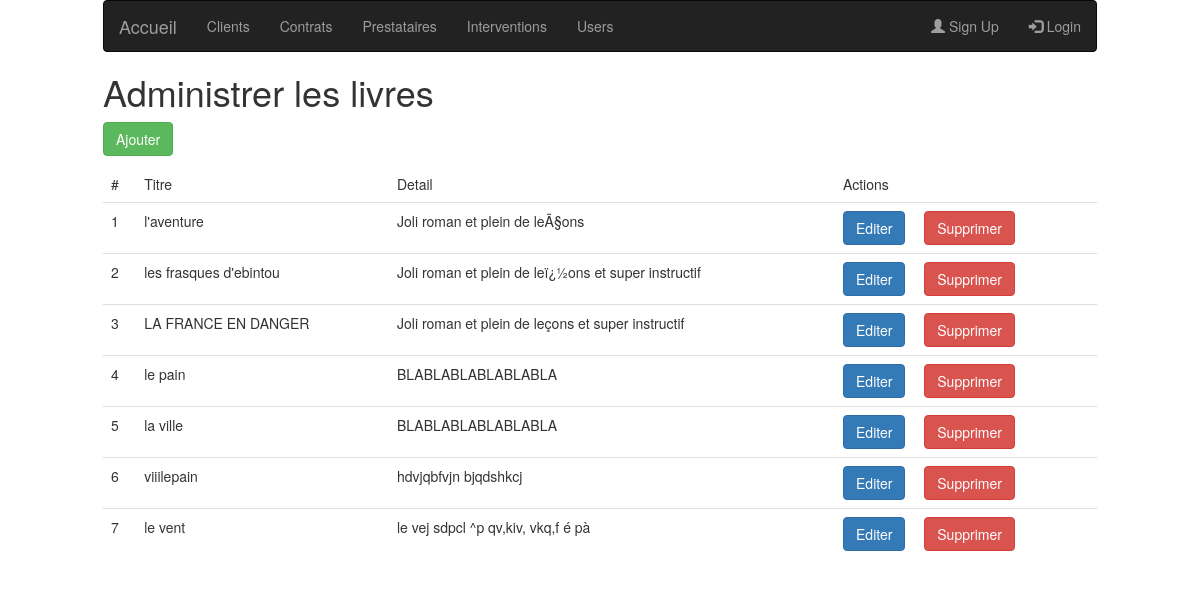
/admin.php (signed in), run on the app's committed database.
### tables this page shows
CREATE TABLE IF NOT EXISTS `books` (
  `id` int(10) unsigned NOT NULL AUTO_INCREMENT,
  `user_id` int(10) unsigned NOT NULL,
  `title` varchar(255) NOT NULL,
  `description` text NOT NULL,
  `created_at` timestamp NULL DEFAULT NULL,
  `updated_at` timestamp NULL DEFAULT NULL,
  PRIMARY KEY (`id`)
);

### app/App.php (called while the page is built, shortened)
<?php
	class App{
		private $db_instance;
		private static $_instance;
		public static function getInstance(){
			if(is_null(self::$_instance)){
				self::$_instance  = new App();
			}
			return self::$_instance;
		}
		public static function load(){
			require ROOT . '/app/Autoloader.php';
			require ROOT . '/core/Autoloader.php';
		}
		public function getTable($name){
			return new $class_name($this->getDb());
		}
		public function getDb(){
			$config = Config::getInstance(ROOT . '/config/config.php');
			if(is_null($this->db_instance)){
				$this->db_instance = new MysqlDataBase($config->get('db_name'), $config->get('db_user'), $config->get('db_pass'), $config->get('db_host'));
			}
			return $this->db_instance;
		}
	}
?>

### app/Autoloader.php (called while the page is built, shortened)
<?php
	class Autoloader{
		static function autoload($class){
			if(strpos($class, __NAMESPACE__ . '\\') === 0){
				$class = str_replace(__NAMESPACE__ .'\\', '', $class);
				$class = str_replace('\\', '/', $class);
			}
		}
	}
?>

### core/Autoloader.php (called while the page is built, shortened)
<?php
	class Autoloader{
		static function autoload($class){
			if(strpos($class, __NAMESPACE__ . '\\') === 0){
				$class = str_replace(__NAMESPACE__ .'\\', '', $class);
				$class = str_replace('\\', '/', $class);
			}
		}
	}
?>

### core/Config.php (called while the page is built, shortened)
<?php
	class Config{
		private $settings = [];
		private static $_instance;
		public static function getInstance($file){
			if(is_null(self::$_instance)){
				self::$_instance  = new Config($file);
			}
			return self::$_instance;
		}
		public function __construct($file){
			$this->settings = require($file);
		}
		public function get($key){
			return $this->settings[$key];
		}
	}
?>

### config/config.php (called while the page is built)
<?php
	return array(
		"db_user" => 'root',
		"db_pass" => '',
		"db_host" => 'localhost',
		"db_name" => 'test-laravel'
	);
?>

### core/Table/Table.php (called while the page is built, shortened)
<?php
	class Table{
		protected $table;
		protected $db;
		public function __construct(DataBase $db){
			$this->db = $db;
		}
		public function all(){
			return $this->query('SELECT * FROM ' .$this->table);
		}
		public function query($statement, $attributes = null, $one= false){
			if($attributes){
				return $this->db->prepare(
					$statement,
					$attributes,
					str_replace('Table', 'Entity', get_class($this)),
					$one);
			}else{
				return $this->db->query(
					$statement,
					str_replace('Table', 'Entity', get_class($this)),
					$one);
			}
		}
	}
?>

### core/Database/MysqlDatabase.php (called while the page is built, shortened)
<?php
	class MysqlDatabase extends Database{
		private $pdo;
		private function getPDO(){
			if($this->pdo === null){
				$pdo = new PDO('mysql:dbname=test-laravel;host=localhost', 'root', '');
				$pdo->setAttribute(PDO::ATTR_ERRMODE, PDO::ERRMODE_EXCEPTION);
				$this->pdo = $pdo;
			}
			return $this->pdo;
		}
		public function query($statement, $class_name= null,  $one = false){
			$req = $this->getPDO()->query($statement);
			if($class_name === null){
				$req->setFetchMode(PDO::FETCH_OBJ);
			}else{
				$req->setFetchMode(PDO::FETCH_CLASS, $class_name);
			}
			if($one){
				$datas = $req->fetch();
			}else{
				$datas = $req->fetchAll();
			}
			return $datas;
		}
	}
?>

### pages/admin/books/index.php (the view, shortened to what this page needs)
<?php
$books = App::getInstance()->getTable('Book')->all();
?>
<h1>Administrer les livres</h1>
<p>
	<a href="?p=books.add" class="btn btn-success">Ajouter</a>
</p>
<table class="table">
	<thead>
	<tr>
		<td>#</td>
		<td>Titre</td>
		<td>Detail</td>
		<td>Actions</td>
	</tr>
	</thead>
	<tbody>
		<?php foreach($books as $book):?>
		<tr>
			<td><?= $book->id?></td>
			<td><?= $book->title?></td>
			<td><?= $book->description?></td>
			<td>
				<a class="btn btn-primary" href="?p=books.edit&id=<?= $book->id;?>">
					Editer
				</a>
				<form action="?p=books.delete" style="display: inline;" method="post">
					<button type="submit" class="btn btn-danger">
						Supprimer
					</button>
				</form>
			</td>
		</tr>
		<?php endforeach;?>
	</tbody>
</table>

### pages/templates/default.php (style rules this page uses)
table tr td:last-child a { margin-right: 15px; }

### data on the page
books: id "1", title "l'aventure", description "Joli roman et plein de leÃ§ons"
books: id "2", title "les frasques d'ebintou", description "Joli roman et plein de leï¿½ons et super instructif"
books: id "3", title "LA FRANCE EN DANGER", description "Joli roman et plein de leçons et super instructif"
books: id "4", title "le pain", description "BLABLABLABLABLABLA"
books: id "5", title "la ville", description "BLABLABLABLABLABLA"
books: id "6", title "viiilepain", description "hdvjqbfvjn bjqdshkcj"
books: id "7", title "le vent", description "le vej sdpcl ^p qv,kiv, vkq,f é pà"
